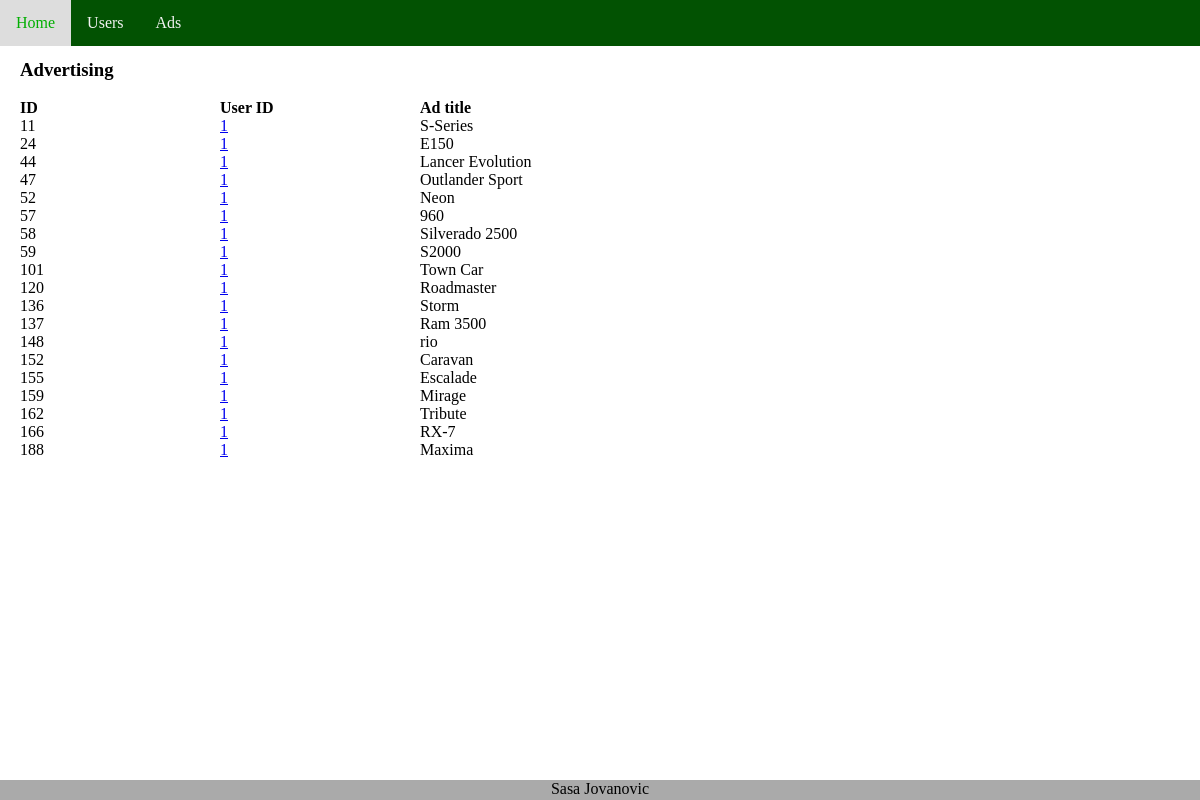
The app's page /_APP_INNER_DIRECTORY_/Ads/?uid=1 with its own data.
### tables this page shows
CREATE TABLE `advertisements` (
  `id` int(6) NOT NULL,
  `userid` int(4) NOT NULL,
  `title` varchar(200) NOT NULL
);

### src/Core/Template.php (called while the page is built, shortened)
<?php
class Template
{
   private $template;
   function load($filepath) {
      $this->template = $filepath;
   }
   function publish()
   {
       include($this->template);
   }
}
?>

### src/Controller/AbstractController.php (called while the page is built, shortened)
<?php
class AbstractController
{
    private $template;
    public function __construct()
    {
        $this->template = new \Core\Template();
    }
    protected function getView($subtemplate, array $variables = [], array $rows = [])
    {
        $this->template->load("src/View/master.php");
        $this->template->replace('include', $subtemplate);
        foreach ($variables as $k=>$v) {
            $this->template->replace($k, $v);
        }
        $this->template->replace("rows", $rows);
        $this->template->publish();
    }
}
?>

### src/Controller/Ads.php (called while the page is built, shortened)
<?php
class Ads extends AbstractController
{
    public function index()
    {
        $variables=array(
                  'pagetitle'=>'Advertising',
                  'heading'=>'Advertising'
                  );
        $uid = (isset($_GET['uid']) ? $_GET['uid'] : false );
        $ads = Model\Ads::find($uid);
        $subtemplate = \Core\Util::getTemplate(__CLASS__,__FUNCTION__);
        return parent::getView($subtemplate,$variables,$ads);
    }
}
?>

### index.php (called while the page is built, shortened)
<?php
$request = new Request($_SERVER, $_POST, $_GET, $_FILES);
try {
    $controller = $request->getController();
    $params =  $request->getGet();
    $method = $request->getMethod($controller);
    $controller = new $controller;
    $controller->$method($params);
} catch (Exception $e) {
    echo sprintf(
        'Erro Code: %s  Message: <b>%s</b> at %s line: %s',
        $e->getCode(),
        $e->getMessage(),
        $e->getFile(),
        $e->getLine()
    );
}
?>

### src/Model/Ads.php (called while the page is built, shortened)
<?php
  class Ads {
    public static function find($uid) {
      $db = \Core\Db::getInstance();
      $where = ($uid ? " WHERE userid=".intval($uid) : "");
      $req = $db->query('SELECT * FROM advertisements'.$where);
      return $req->fetchAll();
    }
  }
?>

### src/View/Ads/index.php (the view)
<h3><?php echo $heading ?></h3>
<div class="table">
  <div class="row">
    <div class="col strong">ID</div>
    <div  class="col strong">User ID</div>
    <div  class="col strong">Ad title</div>
  </div>
<?php foreach($rows as $row) { extract($row); ?>
  <div class="row">
    <div class="col"><?php echo $id; ?></div>
    <div  class="col"><a href='<?php echo APP_INNER_DIRECTORY;?>/Users/?uid=<?php echo $userid; ?>'><?php echo $userid; ?></a></div>
    <div  class="col"><?php echo $title; ?></div>
  </div>
<?php } ?>
</div>

### css/main.css (style rules this page uses)
* { box-sizing: border-box; }
html , body { margin:0; padding:0; height:100%; }
.table { display: table; width: auto; border: none; }
.row { display: table-row; width: auto; clear: both; }
.col { float: left; display: table-column; width: 200px; }
.strong { font-weight: bold; }

### records on screen
advertisements: id "11", userid "1", title "S-Series"
advertisements: id "24", userid "1", title "E150"
advertisements: id "44", userid "1", title "Lancer Evolution"
advertisements: id "47", userid "1", title "Outlander Sport"
advertisements: id "52", userid "1", title "Neon"
advertisements: id "57", userid "1", title "960"
advertisements: id "58", userid "1", title "Silverado 2500"
advertisements: id "59", userid "1", title "S2000"
advertisements: id "101", userid "1", title "Town Car"
advertisements: id "120", userid "1", title "Roadmaster"
advertisements: id "136", userid "1", title "Storm"
advertisements: id "137", userid "1", title "Ram 3500"
advertisements: id "148", userid "1", title "rio"
advertisements: id "152", userid "1", title "Caravan"
advertisements: id "155", userid "1", title "Escalade"
advertisements: id "159", userid "1", title "Mirage"
advertisements: id "162", userid "1", title "Tribute"
advertisements: id "166", userid "1", title "RX-7"
advertisements: id "188", userid "1", title "Maxima"

### other values on screen
$heading "Advertising"
